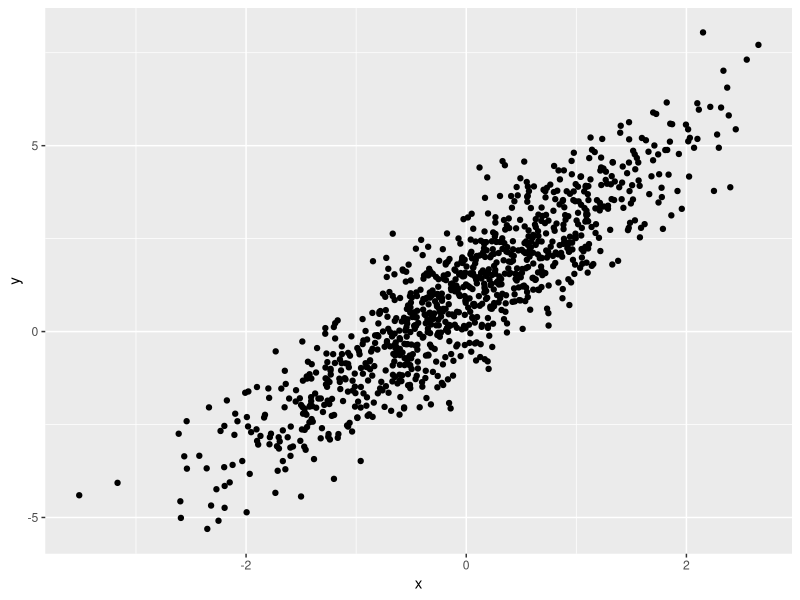
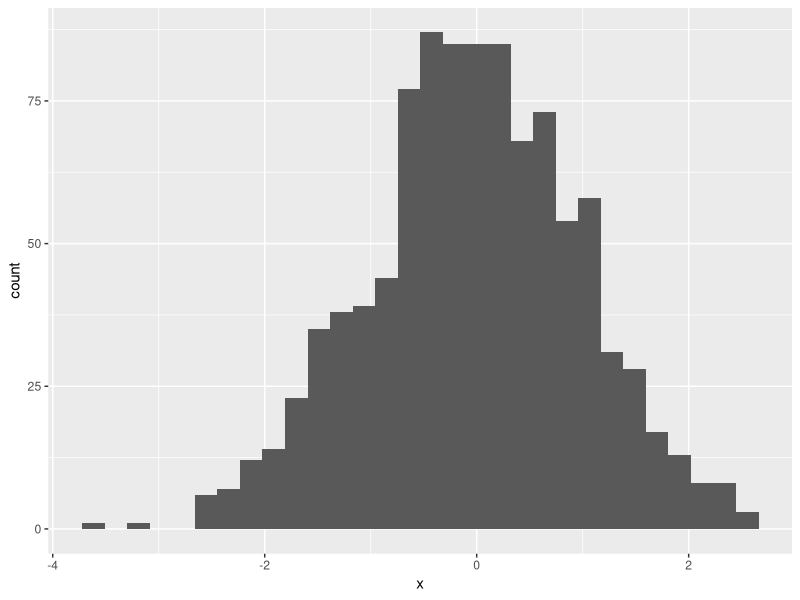
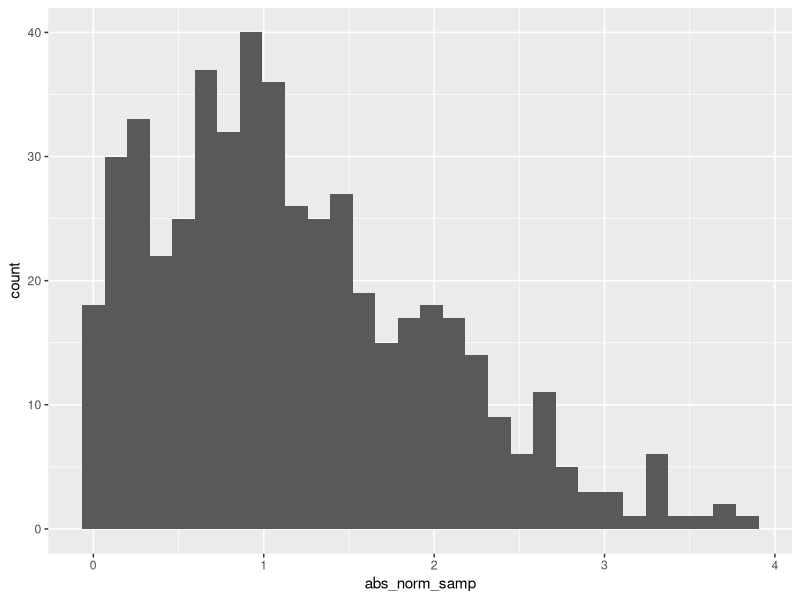

Source code (R) for these figures, in order:
## ---- chunk 1
library(tidyverse)
## ---- chunk 2
samp = rnorm(100)
length(samp)
## ---- chunk 3
plot_df = 
  tibble(
    x = rnorm(n = 1000),
    y = 1 + 2 * x + rnorm(n = 1000)
  )

ggplot(plot_df, aes(x = x, y = y)) + geom_point()
## ---- chunk 4
ggplot(plot_df, aes(x = x)) + geom_histogram()
## ---- chunk 5
library(tidyverse)

la_df = tibble(
  norm_samp = rnorm(500, mean = 1),
  norm_samp_pos = norm_samp > 0,
  abs_norm_samp = abs(norm_samp)
)

ggplot(la_df, aes(x = abs_norm_samp)) + geom_histogram()

median_samp = median(pull(la_df, norm_samp))
